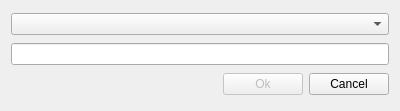
<?xml version="1.0" encoding="UTF-8"?>
<ui version="4.0">
 <class>getNameDMD</class>
 <widget class="QWidget" name="getNameDMD">
  <property name="geometry">
   <rect>
    <x>0</x>
    <y>0</y>
    <width>400</width>
    <height>111</height>
   </rect>
  </property>
  <property name="minimumSize">
   <size>
    <width>400</width>
    <height>111</height>
   </size>
  </property>
  <property name="maximumSize">
   <size>
    <width>16777215</width>
    <height>111</height>
   </size>
  </property>
  <property name="windowTitle">
   <string>Select file name</string>
  </property>
  <layout class="QVBoxLayout" name="verticalLayout">
   <item>
    <widget class="QComboBox" name="comboBox"/>
   </item>
   <item>
    <widget class="QLineEdit" name="lineEdit"/>
   </item>
   <item>
    <layout class="QHBoxLayout" name="horizontalLayout">
     <item>
      <widget class="QLabel" name="label">
       <property name="text">
        <string/>
       </property>
      </widget>
     </item>
     <item>
      <spacer name="horizontalSpacer">
       <property name="orientation">
        <enum>Qt::Horizontal</enum>
       </property>
       <property name="sizeHint" stdset="0">
        <size>
         <width>40</width>
         <height>20</height>
        </size>
       </property>
      </spacer>
     </item>
     <item>
      <widget class="QPushButton" name="pushButton_OK">
       <property name="enabled">
        <bool>false</bool>
       </property>
       <property name="text">
        <string>Ok</string>
       </property>
      </widget>
     </item>
     <item>
      <widget class="QPushButton" name="pushButton_CANSEL">
       <property name="text">
        <string>Canсel</string>
       </property>
      </widget>
     </item>
    </layout>
   </item>
  </layout>
 </widget>
 <resources/>
 <connections/>
</ui>
